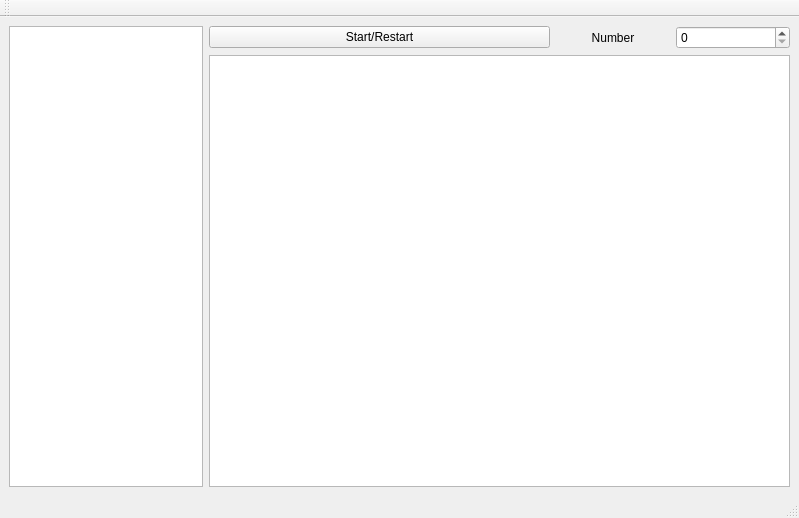
<?xml version="1.0" encoding="UTF-8"?>
<ui version="4.0">
 <class>MainWindow</class>
 <widget class="QMainWindow" name="MainWindow">
  <property name="geometry">
   <rect>
    <x>0</x>
    <y>0</y>
    <width>799</width>
    <height>518</height>
   </rect>
  </property>
  <property name="windowTitle">
   <string>MainWindow</string>
  </property>
  <widget class="QWidget" name="centralwidget">
   <property name="sizePolicy">
    <sizepolicy hsizetype="Expanding" vsizetype="Expanding">
     <horstretch>0</horstretch>
     <verstretch>0</verstretch>
    </sizepolicy>
   </property>
   <layout class="QGridLayout" name="gridLayout" rowstretch="0,0,0" columnstretch="1,3">
    <item row="2" column="1">
     <widget class="QGraphicsView" name="graphicsView"/>
    </item>
    <item row="1" column="1">
     <layout class="QHBoxLayout" name="horizontalLayout" stretch="3,1,1">
      <property name="sizeConstraint">
       <enum>QLayout::SetMinimumSize</enum>
      </property>
      <item>
       <widget class="QPushButton" name="startB">
        <property name="text">
         <string>Start/Restart</string>
        </property>
       </widget>
      </item>
      <item>
       <widget class="QLabel" name="label">
        <property name="text">
         <string>Number</string>
        </property>
        <property name="alignment">
         <set>Qt::AlignCenter</set>
        </property>
       </widget>
      </item>
      <item>
       <widget class="QSpinBox" name="numSB"/>
      </item>
     </layout>
    </item>
    <item row="1" column="0" rowspan="2">
     <widget class="QTextBrowser" name="output"/>
    </item>
   </layout>
  </widget>
  <widget class="QMenuBar" name="menubar">
   <property name="geometry">
    <rect>
     <x>0</x>
     <y>0</y>
     <width>799</width>
     <height>26</height>
    </rect>
   </property>
  </widget>
  <widget class="QStatusBar" name="statusbar"/>
  <widget class="QToolBar" name="toolBar">
   <property name="windowTitle">
    <string>toolBar</string>
   </property>
   <attribute name="toolBarArea">
    <enum>TopToolBarArea</enum>
   </attribute>
   <attribute name="toolBarBreak">
    <bool>false</bool>
   </attribute>
  </widget>
 </widget>
 <resources/>
 <connections/>
</ui>
